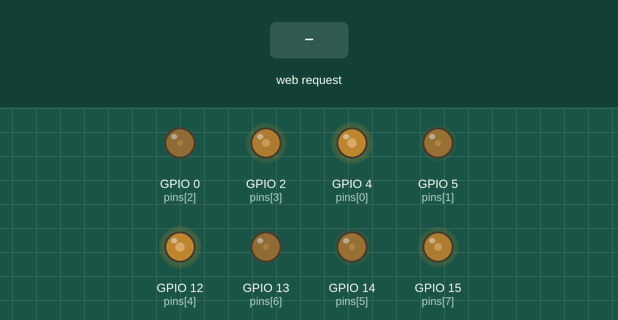
This sketch was run on a simulated ESP8266 (NodeMCU). Parts: output pins drawn as LEDs (lit = HIGH). The inputs (shaded band) are chosen by the test bench. WiFi joins after 1.5 s; servers stay silent unless stated; storage starts empty.

Above: at 1.2 s.
1.3 s: HTTP request GET /set?plain=1 received
At 2.6 s:
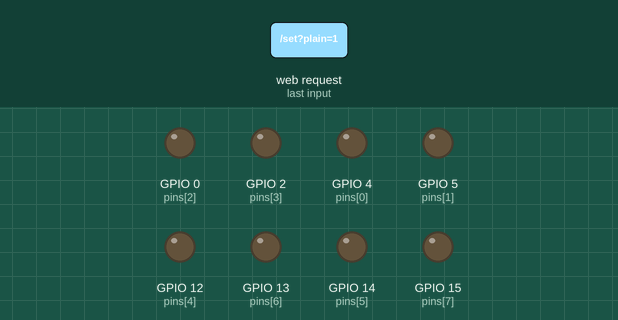
Timing chart, 0 to 4.3 s (numbered marks = the images above; inputs shaded):
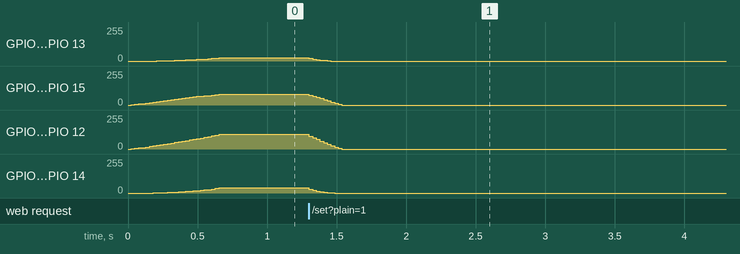

Measured:
- after the input at 1.3 s, GPIO 0 (pins[2]), GPIO 13 (pins[6]): 25/255 → 0/255 at once; GPIO 2 (pins[3]), GPIO 15 (pins[7]): moves from 80/255 to 0/255 over 0.24 s, starting at once; GPIO 4 (pins[0]), GPIO 12 (pins[4]): moves from 111/255 to 0/255 over 0.24 s, starting at once; GPIO 5 (pins[1]), GPIO 14 (pins[5]): 38/255 → 0/255 at once

The sketch:

bloblights.ino
```cpp
#include <ESP8266WiFi.h>
#include <ESP8266WebServer.h>
#include <FS.h>
#include <ArduinoJson.h>
#include <math.h>

// #define SERIALOUT

ESP8266WebServer server(80);

const char *ssid = "Airy";
const char *password = "Landryssa";

const int pins[] = {
  4,5,0,2,
  12,14,13,15
};

const double gammacorrection[] = {
  1.2,
  2.5,
  2.8,
  1.2
};

const int numsets = 2;

struct hsv {
  int hue, sat, val;
} colors[numsets];

struct hsv curcolors[numsets];

struct rgbw {
  double red, green, blue, white;
};

unsigned long setcolor = 0;
unsigned long tick = 0;
unsigned long ctick = 0;

void setup() {
  for (int i = 0; i < 8; i++) {
    pinMode(pins[i], OUTPUT);
    digitalWrite(pins[i], LOW);
  }
  setcolor = 25;
  colors[0].hue = 30;
  colors[0].sat = 32;
  colors[0].val = 128;
  colors[1].hue = 30;
  colors[1].sat = 32;
  colors[1].val = 128;
  // put your setup code here, to run once:
#ifdef SERIALOUT
  Serial.begin(74880);
  while (!Serial);

  Serial.println();
  Serial.println("Initializing...");
#endif

  SPIFFS.begin();

  WiFi.disconnect(true);
  WiFi.begin(ssid, password);

  ota_setup();

  server.on("/set", handle_set);
  server.on("/get", handle_get);
  server.serveStatic("/build/bundle.css", SPIFFS, "/bundle.css");
  server.serveStatic("/build/bundle.js", SPIFFS, "/bundle.js");
  server.serveStatic("/index.html", SPIFFS, "/index.html");
  server.serveStatic("/", SPIFFS, "/");

  server.begin();
}

struct rgbw hsv2rgbw(struct hsv color)
{
  double H = color.hue, S = ((double)color.sat)/256, V = ((double)color.val)/255;
  /*
  Serial.print("H="); Serial.print(H);
  Serial.print(" S="); Serial.print(S);
  Serial.print(" V="); Serial.println(V);
  */
  double rgbw[4];
  double C = V * S;
  double X1 = fmod(H/60, 2);
  double X2 = 2 - X1;
  if (X1 > 1) { X1 = 1; } else { X2 = 1; }
  X1 = X1 * C;
  X2 = X2 * C;
  double m = V - C;
  int io = (int)(H/120) % 3;
  /*
  Serial.print("C="); Serial.print(C);
  Serial.print(" X1="); Serial.print(X1);
  Serial.print(" X2="); Serial.print(X2);
  Serial.print(" m="); Serial.print(m);
  Serial.print(" io="); Serial.println(io);
  */
  rgbw[io] = (((X2+m)));
  rgbw[(io+1)%3] = (((X1+m)));
  rgbw[(io+2)%3] = (m);
  rgbw[3] = ((1-S)*(1-S)*V);
  return {.red=rgbw[0], .green=rgbw[1], .blue=rgbw[2], .white=rgbw[3]};
}

void writecolor(int pin, struct rgbw color)
{
  const int scale = 1023;
  analogWrite(pins[pin*4  ], (uint16_t)(pow(color.red   ,gammacorrection[0]) * scale));
  analogWrite(pins[pin*4+1], (uint16_t)(pow(color.green ,gammacorrection[1]) * scale));
  analogWrite(pins[pin*4+2], (uint16_t)(pow(color.blue  ,gammacorrection[2]) * scale));
  analogWrite(pins[pin*4+3], (uint16_t)(pow(color.white ,gammacorrection[3]) * scale));
}

void loop() {
    ota_check();
    server.handleClient();
    if ((setcolor > 0) && (ctick < millis())) {
      setcolor--;
      ctick = millis() + 25;
      for (int s = 0; s < numsets; s++) {
        int ch = colors[s].hue;
        int cch = curcolors[s].hue;
        if (ch < cch) {
          if (cch - ch > 180) ch += 360;
        } else {
          if (ch - cch > 180) cch += 360;
        }
        curcolors[s].hue = ((cch * setcolor + ch) / (setcolor+1)) % 360;
        curcolors[s].sat = (curcolors[s].sat * setcolor + colors[s].sat) / (setcolor+1);
        curcolors[s].val = (curcolors[s].val * setcolor + colors[s].val) / (setcolor+1);
#ifdef SERIALOUT
        if (setcolor == 0) {
          Serial.print("Setting color "); Serial.print(s); Serial.print(" to ("); Serial.print(colors[s].hue);
          Serial.print(","); Serial.print(colors[s].sat); Serial.print(","); Serial.print(colors[s].val); Serial.println(")");
          Serial.flush();
        }
#endif
        writecolor(s, hsv2rgbw(curcolors[s]));
      }
    }
}

void set_off()
{
  for (int i = 0; i < numsets; i++) {
    colors[i].val = 0;
  }
  setcolor = 1;
}

void handle_set()
{
  if (!server.hasArg("plain")) {
    server.send(400, "text/plain", "No data");
    return;
  }
  /*
  Serial.print("Got: ");
  Serial.println(server.arg("plain"));
  */

  StaticJsonDocument<512> json;
  if (DeserializationError err = deserializeJson(json, server.arg("plain"))) {
    server.send(400, "text/plain", err.c_str());
    return;
  }
  for (int i = 0; i < numsets; i++) {
    colors[i].hue = json[i]["hue"];
    colors[i].sat = json[i]["sat"];
    colors[i].val = json[i]["val"];
  }
  setcolor = 10;
  /*
  char buf[32];
  sprintf(buf, "Color: %d,%d,%d,%d", color.R, color.G, color.B, color.W);
  Serial.println(buf);
  server.send(200, "text/plain", buf);
  */
  server.send(200, "application/json", json.as<String>());
}

void handle_get()
{
  StaticJsonDocument<512> json;
  for (int i = 0; i < numsets; i++) {
    json[i]["hue"] = colors[i].hue;
    json[i]["sat"] = colors[i].sat;
    json[i]["val"] = colors[i].val;
  }
  server.send(200, "application/json", json.as<String>());
}
```

ota.ino
```cpp
#include <ESP8266mDNS.h>
#include <WiFiUdp.h>
#include <ArduinoOTA.h>

#define OTA_NAME "gameroom-lamp"

bool ota_is_setup;

void ota_setup()
{
  ota_is_setup = false;
}

void ota_do_setup()
{
#ifdef SERIALOUT
  Serial.print("Listening on "); Serial.print(WiFi.localIP()); Serial.println(".");
  Serial.flush();
#endif
  ArduinoOTA.setHostname(OTA_NAME);
  // ArduinoOTA.setPassword("Chocola");
  ArduinoOTA
    .onStart([]() {
      String type;
      if (ArduinoOTA.getCommand() == U_FLASH)
        type = "sketch";
      else // U_SPIFFS
        type = "filesystem";

#ifdef SERIALOUT
      // NOTE: if updating SPIFFS this would be the place to unmount SPIFFS using SPIFFS.end()
      Serial.println("Start updating " + type);
#endif
      set_off();
    });
  ArduinoOTA.onEnd([]() {
#ifdef SERIALOUT
      Serial.println("\nEnd");
#endif
    });
  ArduinoOTA.onProgress([](unsigned int progress, unsigned int total) {
#ifdef SERIALOUT
      Serial.printf("Progress: %u%%\r", (progress / (total / 100)));
#endif
    });
  ArduinoOTA.onError([](ota_error_t error) {
#ifdef SERIALOUT
      Serial.printf("Error[%u]: ", error);
      if (error == OTA_AUTH_ERROR) Serial.println("Auth Failed");
      else if (error == OTA_BEGIN_ERROR) Serial.println("Begin Failed");
      else if (error == OTA_CONNECT_ERROR) Serial.println("Connect Failed");
      else if (error == OTA_RECEIVE_ERROR) Serial.println("Receive Failed");
      else if (error == OTA_END_ERROR) Serial.println("End Failed");
#endif
      set_off();
    });

  ArduinoOTA.begin();
}

void ota_check()
{
  if (WiFi.status() == WL_CONNECTED) {
    if (!ota_is_setup) {
      ota_do_setup();
      ota_is_setup = true;
    } else {
      ArduinoOTA.handle();
    }
  }
}
```
